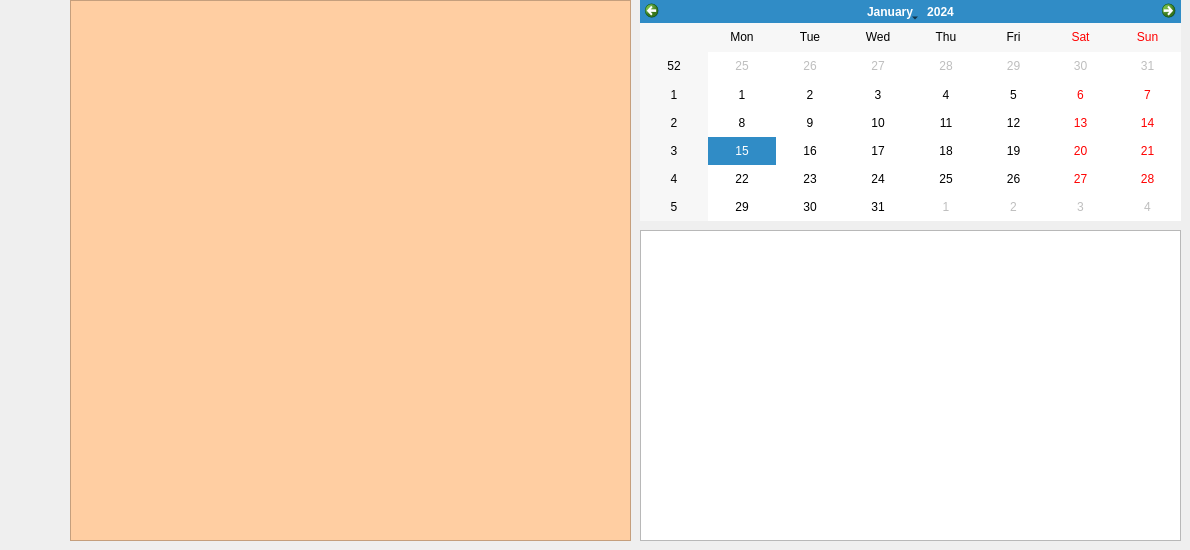
      <widget class="QWidget" name="page_15">
       <widget class="QCalendarWidget" name="calendarWidgetmariem">
        <property name="geometry">
         <rect>
          <x>640</x>
          <y>0</y>
          <width>541</width>
          <height>221</height>
         </rect>
        </property>
       </widget>
       <widget class="QTableView" name="TVTRI">
        <property name="geometry">
         <rect>
          <x>70</x>
          <y>0</y>
          <width>561</width>
          <height>541</height>
         </rect>
        </property>
        <property name="font">
         <font>
          <family>Vijaya</family>
          <pointsize>14</pointsize>
          <weight>50</weight>
          <italic>false</italic>
          <bold>false</bold>
         </font>
        </property>
        <property name="styleSheet">
         <string notr="true">background-color: rgb(255, 206, 162);
selection-color: rgb(255, 203, 129);</string>
        </property>
       </widget>
       <widget class="QTableView" name="tvrdv">
        <property name="geometry">
         <rect>
          <x>640</x>
          <y>230</y>
          <width>541</width>
          <height>311</height>
         </rect>
        </property>
       </widget>
       <widget class="QDateEdit" name="currentdate">
        <property name="geometry">
         <rect>
          <x>310</x>
          <y>300</y>
          <width>110</width>
          <height>22</height>
         </rect>
        </property>
       </widget>
       <zorder>currentdate</zorder>
       <zorder>calendarWidgetmariem</zorder>
       <zorder>TVTRI</zorder>
       <zorder>tvrdv</zorder>
      </widget>
